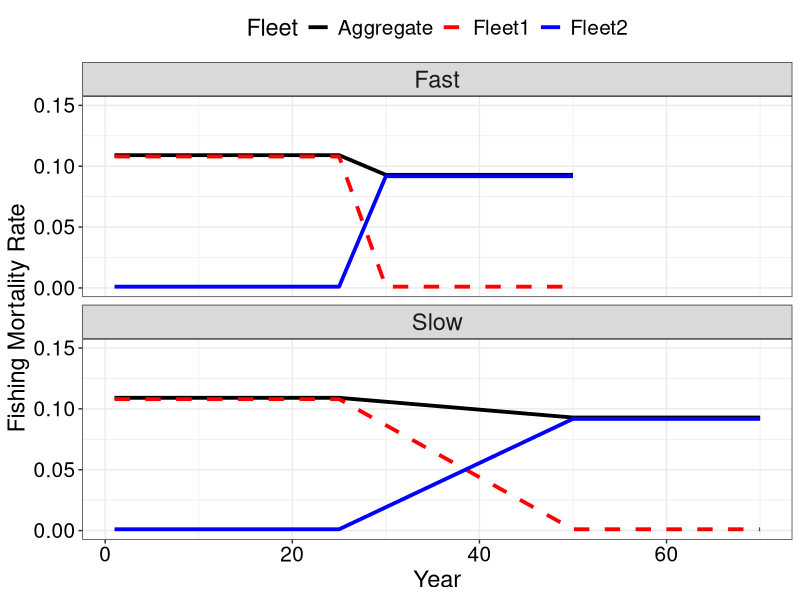
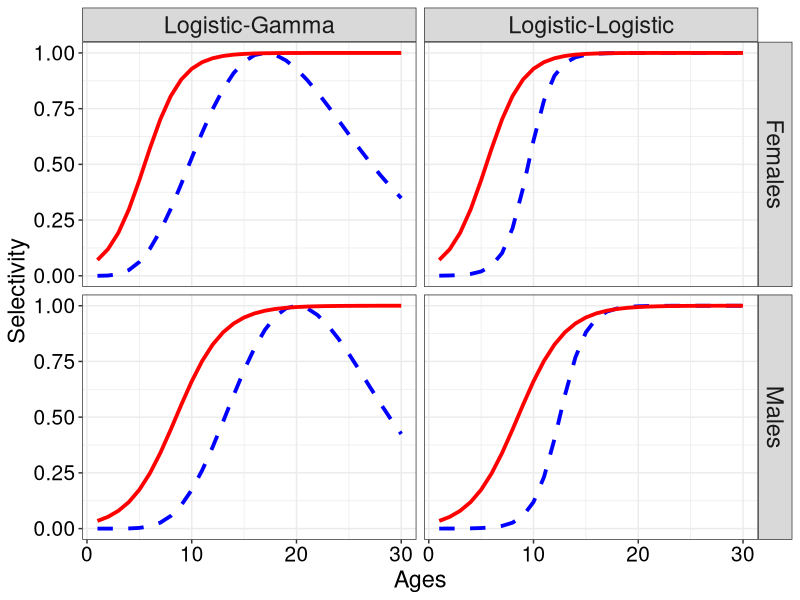
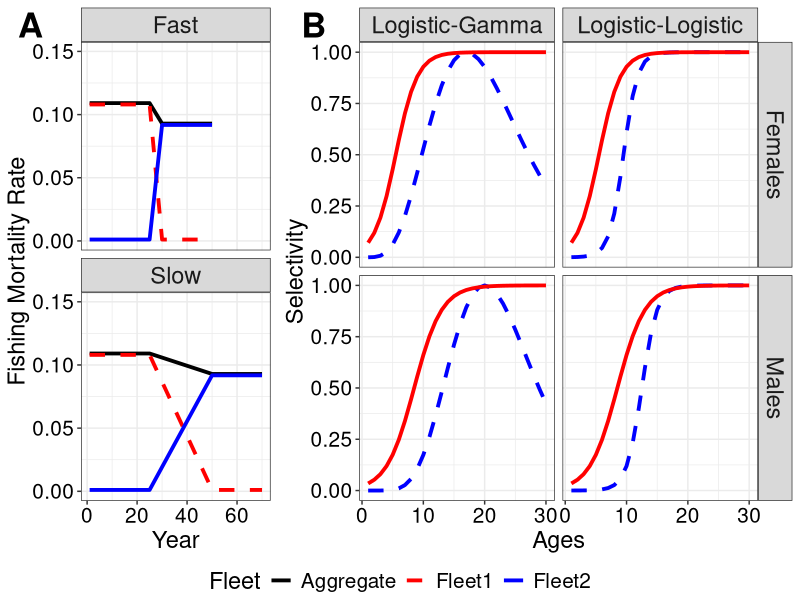

These charts were generated, in order, by the following R code:
# Purpose: To plot and illustrate OM scenarios
# Creator: Matthew LH. Cheng (UAF-CFOS)
# Date 3/13/23


# Set Up ------------------------------------------------------------------

library(here)
library(tidyverse)
library(ggpubr)


# Fleet Structure Shift ---------------------------------------------------

### Fast --------------------------------------------------------------------

chngpoint <- 24     # Change point for fmort
chngpoint_end <- 29 # when does change point end
mean_nat_mort <- 0.108 # Mean M
min_rel_F1_M <- 0.01 # Min F relative to M
max_rel_F2_M <- 0.85  # Max F relative to M
Start_F1 <- 1 * mean_nat_mort # Start F1
Start_F2 <- 0.01 * mean_nat_mort # Start F2
Fish_Start_yr <- 0
n_years <- 50

# Decrease Change
# F stays constant initially
constant_F1 <- seq(Start_F1, Start_F1, length.out = length(Fish_Start_yr:chngpoint))
# Change point for F (Ramp)
change_F1 <- seq(Start_F1, (min_rel_F1_M * mean_nat_mort), length.out = length(chngpoint:chngpoint_end))
# Change point end (plateaus/stays constant now)
change_F1_const <- seq((min_rel_F1_M * mean_nat_mort), (min_rel_F1_M * mean_nat_mort),
                      length.out = length(chngpoint_end:(n_years-1)))

# Increase Change
constant_F2 <- seq(Start_F2, Start_F2, length.out = length(Fish_Start_yr:chngpoint))
# Change point for F (Ramp)
change_F2 <- seq(Start_F2, (max_rel_F2_M * mean_nat_mort), length.out = length(chngpoint:chngpoint_end))
# Change point end (plateaus/stays constant now)
change_F2_const <- seq((max_rel_F2_M * mean_nat_mort), (max_rel_F2_M * mean_nat_mort),
                       length.out = length(chngpoint_end:(n_years-1)))

# Make F vector here
F_vec1 <- as.numeric(c(constant_F1, change_F1[-1], change_F1_const[-1]))
F_vec2 <- as.numeric(c(constant_F2, change_F2[-1], change_F2_const[-1]))

# Coerce into dataframe
fleet_change_fast <- data.frame(Fleet1 = F_vec1, Fleet2 = F_vec2, Year = 1:n_years,
                           Type = "Fast") %>% 
  pivot_longer(cols = c(Fleet1, Fleet2), names_to = "Fleet", values_to = "Fs")


### Slow --------------------------------------------------------------------

chngpoint <- 24     # Change point for fmort
chngpoint_end <- 49 # when does change point end
mean_nat_mort <- 0.108 # Mean M
min_rel_F1_M <- 0.01 # Min F relative to M
max_rel_F2_M <- 0.85  # Max F relative to M
Start_F1 <- 1 * mean_nat_mort # Start F1
Start_F2 <- 0.01 * mean_nat_mort # Start F2
Fish_Start_yr <- 0
n_years <- 50

# Decrease Change
# F stays constant initially
constant_F1 <- seq(Start_F1, Start_F1, length.out = length(Fish_Start_yr:chngpoint))
# Change point for F (Ramp)
change_F1 <- seq(Start_F1, (min_rel_F1_M * mean_nat_mort), length.out = length(chngpoint:chngpoint_end))
# Change point end (plateaus/stays constant now)
change_F1_const <- seq((min_rel_F1_M * mean_nat_mort), (min_rel_F1_M * mean_nat_mort),
                       length.out = length(chngpoint_end:(n_years-1)))

# Increase Change
constant_F2 <- seq(Start_F2, Start_F2, length.out = length(Fish_Start_yr:chngpoint))
# Change point for F (Ramp)
change_F2 <- seq(Start_F2, (max_rel_F2_M * mean_nat_mort), length.out = length(chngpoint:chngpoint_end))
# Change point end (plateaus/stays constant now)
change_F2_const <- seq((max_rel_F2_M * mean_nat_mort), (max_rel_F2_M * mean_nat_mort),
                       length.out = length(chngpoint_end:(n_years-1)))

# Make F vector here
F_vec1 <- as.numeric(c(constant_F1, change_F1[-1], change_F1_const[-1]))
F_vec2 <- as.numeric(c(constant_F2, change_F2[-1], change_F2_const[-1]))
F_vec1 <- c(F_vec1, rep(0.0010800, 20))
F_vec2 <- c(F_vec2, rep(0.0918000, 20))
# Coerce into dataframe
fleet_change_slow <- data.frame(Fleet1 = F_vec1, Fleet2 = F_vec2, Year = 1:70,
                                Type = "Slow") %>% 
  pivot_longer(cols = c(Fleet1, Fleet2), names_to = "Fleet", values_to = "Fs")


# Plot Fleet Structure Change Scenarios -------------------------------------------------------------------

# Coerce into dataframe
fleet_change_all <- rbind(fleet_change_fast, fleet_change_slow)

# Get aggregate F
agg_F <- fleet_change_all %>% 
  group_by(Type, Year) %>% 
  summarize(Fs = sum(Fs)) %>% 
  mutate(Fleet = "Aggregate")

# Bind together
fleet_change_all <- rbind(fleet_change_all, agg_F)

png(here("figs", "Hypothetical_OM", "Fleet_Str_Change.png"), width = 650, height = 350)
(fleet_plot <- ggplot() +
  geom_line(fleet_change_all, mapping = aes(x = Year, y = Fs, 
                                            color = Fleet, lty = Fleet),  size = 1.3) +
  scale_color_manual(values = c("black", "red", "blue")) +
  scale_linetype_manual(values = c(1, 2, 1)) +
  facet_wrap(~Type, ncol = 1) +
  theme_bw() +
  labs(x = "Year", y = "Fishing Mortality Rate") +
  ylim(0, 0.15) +
  theme(legend.position = "top", 
        axis.title = element_text(size = 17),
        axis.text = element_text(size = 15, color = "black"),
        legend.title = element_text(size = 17),
        legend.text = element_text(size = 15),
        strip.text = element_text(size = 17)))
dev.off()


# Selectivity Differences -------------------------------------------------

bins <- 1:30

### Logistic-Logistic ----------------------------------------------------------------

# Get a50 value males
a50m1 <- 8.5
a50m2 <- 12.5
deltam1 <- 2.25
deltam2 <- 1.25

# Get a50 value females
a50f1 <- 5.5
a50f2 <- 9.5
deltaf1 <- 1.75
deltaf2 <- 1.15

# Compute selex 
selexm1 <- cbind(1 / (1 + exp(-1 * ((bins - a50m1)/deltam1) )), "Males", "Fleet 2", age = bins)
selexm2 <- cbind(1 / (1 + exp(-1 * ((bins - a50m2)/deltam2) )) , "Males", "Fleet 1", age = bins)
selexf1 <- cbind(1 / (1 + exp(-1 * ((bins - a50f1)/deltaf1) )) , "Females", "Fleet 2", age = bins)
selexf2 <- cbind(1 / (1 + exp(-1 * ((bins - a50f2)/deltaf2) )) , "Females", "Fleet 1", age = bins)

# Bind these together
selex_logist <- data.frame(rbind(selexm1, selexm2, selexf1, selexf2), Type = "Logistic-Logistic")
colnames(selex_logist) <- c("Selex", "Sex", "Fleet", "Age", "Type")


### Logistic-Gamma ----------------------------------------------------------

# Gamma parameters
amaxm2 <- 20
deltam2 <- 7
amaxf2 <- 17
deltaf2 <- 8

# Get Selex here
pm2 <- (0.5 * (sqrt(amaxm2^2 + 4*deltam2^2) - amaxm2))
selex_m2 <- cbind((bins/amaxm2) ^ (amaxm2/pm2) * exp((amaxm2 - bins) / pm2), "Males", "Fleet 1", age = bins)
pf2 <- (0.5 * (sqrt(amaxf2^2 + 4*deltaf2^2) - amaxf2))
selex_f2 <- cbind((bins/amaxf2) ^ (amaxf2/pf2) * exp((amaxf2 - bins) / pf2), "Females", "Fleet 1", age = bins)


# Bind these together
selex_gamma <- data.frame(rbind(selexm1, selex_m2, selexf1, selex_f2), Type = "Logistic-Gamma")
colnames(selex_gamma) <- c("Selex", "Sex", "Fleet", "Age", "Type")

# Plot Selectivity Scenarios -------------------------------------------------------------------

# Coerce into dataframe
selex_all <- rbind(selex_logist, selex_gamma)

png(here("figs", "Hypothetical_OM", "Selex_Scenario.png"), width = 650, height = 500)
(selex_plot <- ggplot(selex_all, aes(x = as.numeric(Age), y = as.numeric(paste(Selex)), color = Fleet, lty = Fleet)) +
  geom_line(size = 1.3) + 
  scale_color_manual(values = c("blue", "red")) +
  scale_linetype_manual(values = c(2,1)) +
  facet_grid(Sex~Type) +
  theme_bw() +
  labs(x = "Ages", y = "Selectivity") +
  theme(legend.position = "none",
        axis.title = element_text(size = 17),
        axis.text = element_text(size = 15, color = "black"),
        legend.title = element_text(size = 17),
        legend.text = element_text(size = 15),
        strip.text = element_text(size = 17)))
dev.off()


# Combine plots -----------------------------------------------------------

png(here("figs", "Hypothetical_OM", "OM_Scenarios.png"), width = 1000, height = 750)
ggarrange(fleet_plot, selex_plot, ncol = 2, 
          common.legend = TRUE, legend="bottom",
          labels = c("A", "B"), 
          font.label = list(size = 25), label.x = 0.02, widths = c(0.8, 1.5))
dev.off()             
  
